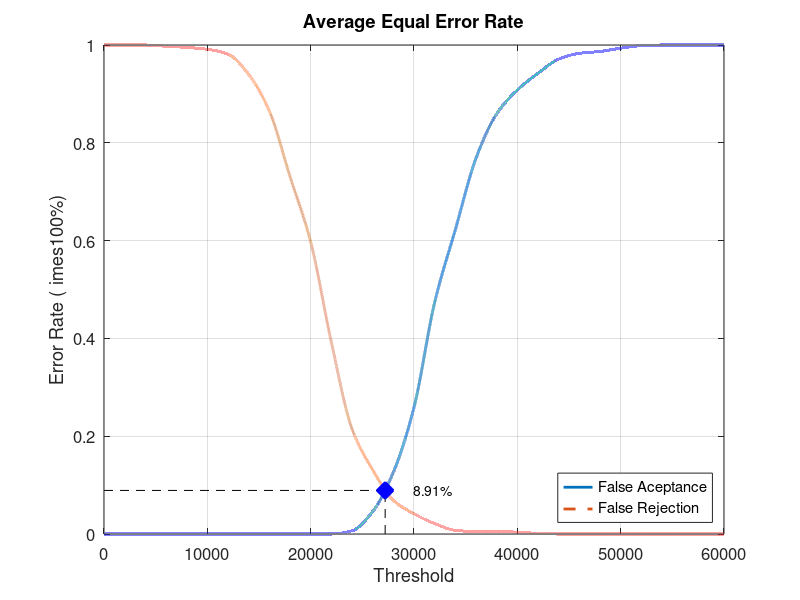
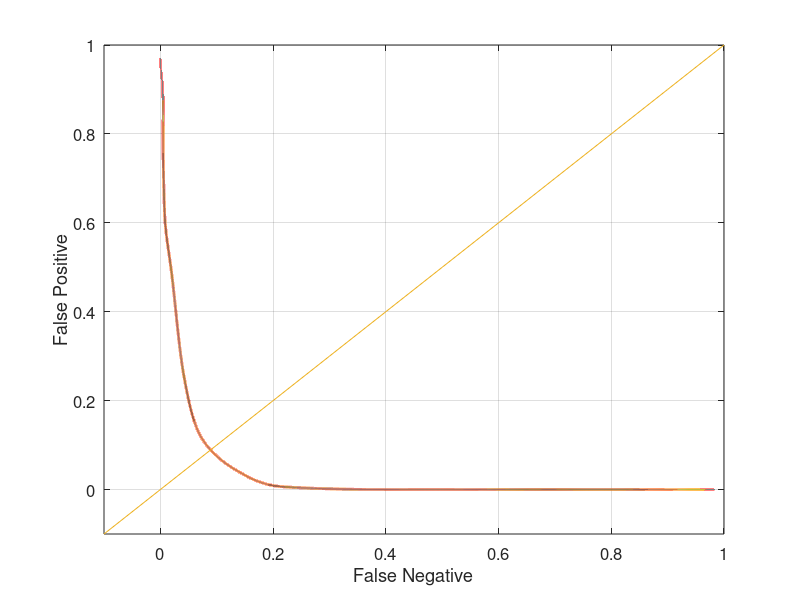

These charts were generated, in order, by the following MATLAB code:
close all;
clear;
clc;
x = 0:2000:60000;
xq = 0:0.5:60000;

y0 = [0 0 0 0 0 0 0 0 0 0 0 0 0.00657895 0.0460526 0.126316 0.259211 0.473684 0.622368 0.768421 0.859211 0.907895 0.942105 0.971053 0.982895 0.986842 0.993421 0.998684 1 1 1 1]
yy0 = interp1(x, y0, xq, 'pchip');
y1 = [1 1 1 0.9975 0.995 0.99125 0.98125 0.94 0.865 0.73125 0.5975 0.3925 0.215 0.13125 0.06875 0.04125 0.02125 0.0075 0.005 0.005 0.00375 0.00125 0 0 0 0 0 0 0 0 0]
yy1 = interp1(x, y1, xq, 'pchip');

% Calculating EER: 
y2 = abs(y0 - y1);
find(y2 == min(y2))
yy2 = abs(yy0 - yy1);
xEER = find(yy2 == min(yy2));
xEERIndex = xq(xEER) % X-axis EER
yEER = yy0(xEER) % Y-axis EER

main = figure
plot(xq, yy0,'-','LineWidth', 2);	hold on
plot(xq, yy1,'--','LineWidth', 2);	hold on
plot([xEERIndex xEERIndex], [0 yEER], 'k--');	hold on
plot([0 xEERIndex], [yEER yEER], 'k--');	hold on
plot(xEERIndex, yEER, 'bx', 'LineWidth', 10);	hold on
text(xEERIndex + 10 * xEERIndex / 100, yEER, [num2str(round((10000 * yEER)) / 100) '%'])
legend('False Aceptance', 'False Rejection', 'Location', 'SouthEast')
xlabel('Threshold')
ylabel('Error Rate (	imes100%)')
title('Average Equal Error Rate')
set(gca, 'FontSize', 12)
axis([0 60000 0 1])
grid on

print(main, 'Experiment5AverageMain', '-dpng');
FNRxFPR = figure('Color', [1 1 1]);
plot(yy1, yy0, '-', yy1, yy0, 'LineWidth', 2);
hold on
y = -0.1:0.1:1
plot(y, y); 
set(gca, 'FontSize', 12)
xlabel('False Negative')
ylabel('False Positive')
axis([-0.1 1 -0.1 1])
set(gca, 'FontSize', 12)
grid on

print(FNRxFPR, 'Experiment5AverageFNRxFPR','-dpng');
